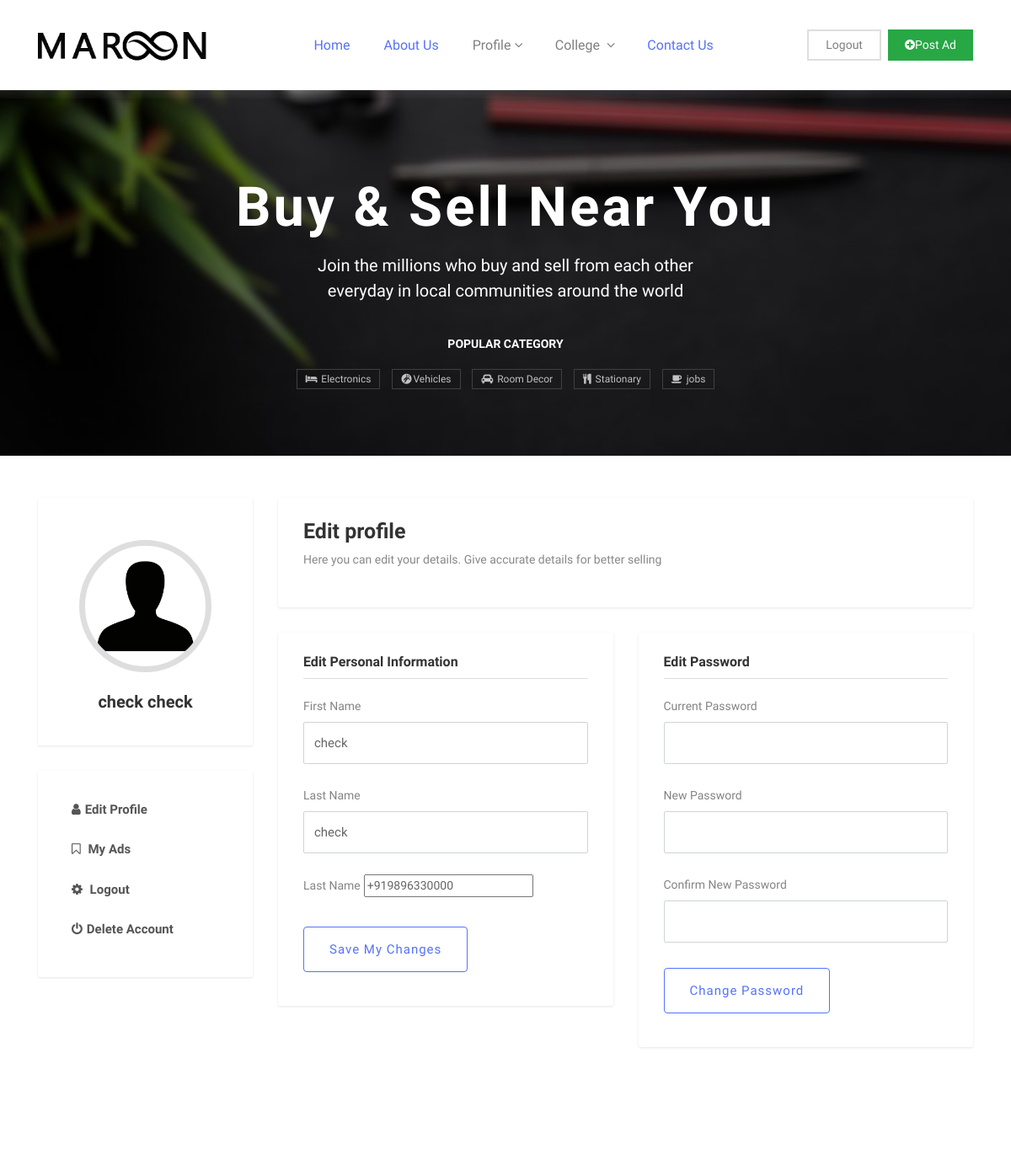
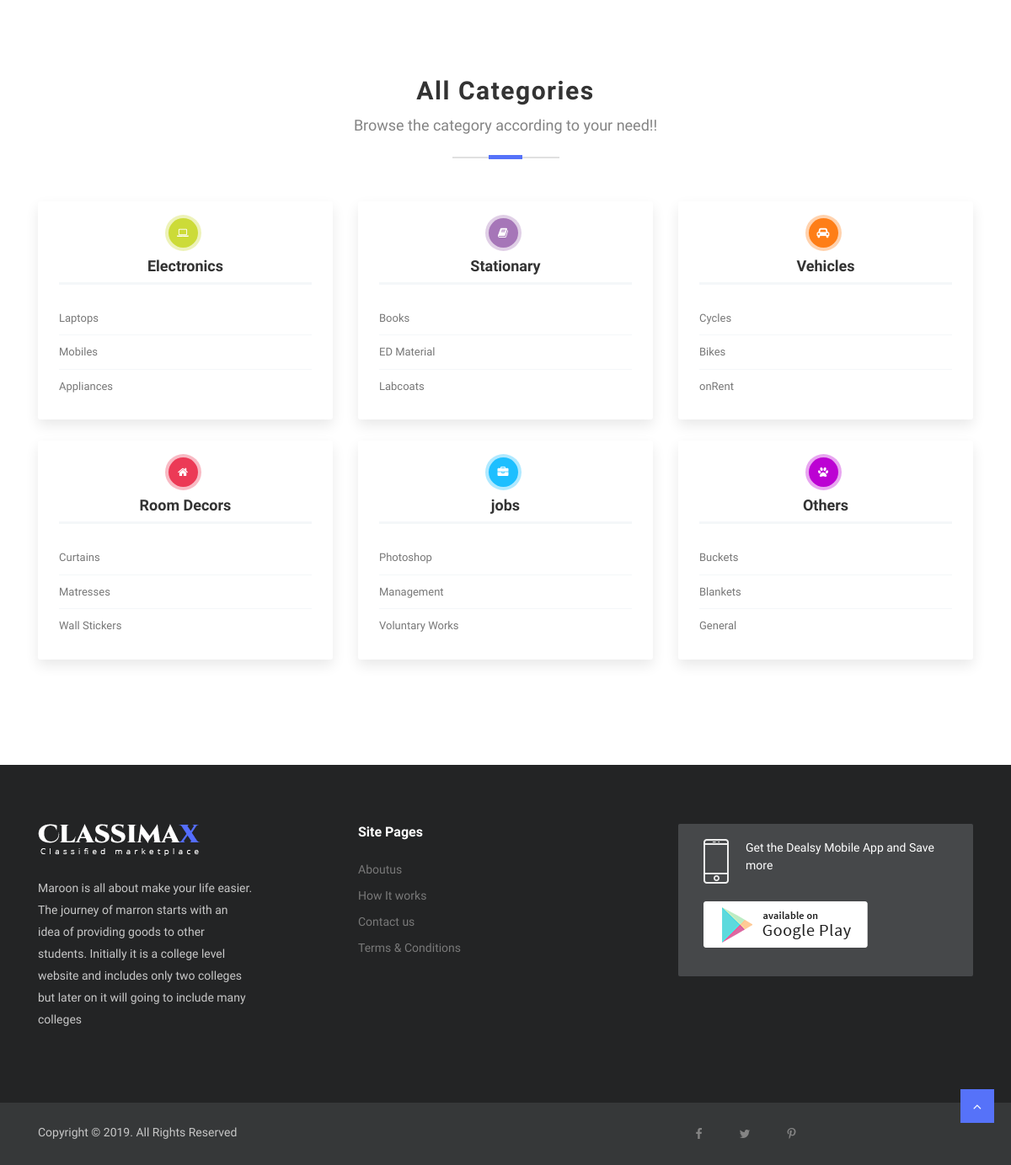
Page /accounts/profile/update/ (signed in) on the committed database (2 pictures, top to bottom).
### accounts/models.py (models this page shows, shortened)
class User(AbstractBaseUser):
    email = models.EmailField(
        verbose_name='email address',
        max_length=255,
        unique=True,
    )
    college_name = models.CharField(max_length=20, choices=COLLEGE_CHOICES, default='')
    phone = PhoneNumberField(unique = True, null=True, blank = False, region = 'IN', max_length = 13)
    first_name = models.CharField( max_length=20 , null = True, blank = False)
    last_name = models.CharField(max_length = 20 , null = True, blank = False)
    active = models.BooleanField(default=True)
    staff = models.BooleanField(default=False) # a admin user; non super-user
    admin = models.BooleanField(default=False) # a superuser
    date = models.DateTimeField(default=datetime.now, blank=True, null = True)
    USERNAME_FIELD = 'email'
    REQUIRED_FIELDS = ['first_name','last_name','college_name','phone'] # Email & Password are required by default.
    objects = UserManager()
    @property
    def is_active(self):
        return self.active

### accounts/views.py (the view)
# urls.py: path('profile/update/', views.update_user_profile, name= 'update_user_profile'),
def update_user_profile(request):
    if request.user.is_authenticated:
        phone = request.user.phone
        first_name = request.user.first_name
        last_name = request.user.last_name
        print(request.method)
        if request.method == 'POST':
            form = UserEditForm(request.POST)
            print(form.is_valid())
            if form.is_valid():
                user_info = request.user
                user_info.first_name = form.cleaned_data['first_name']
                user_info.last_name = form.cleaned_data['last_name']
                new_phone = form.cleaned_data['phone']
                if new_phone!=phone:
                    phone_list = User.objects.all()
                    print(phone_list)
                    for x in phone_list:
                        if new_phone == x.phone:
                            messages.error(request, 'Phone Number already exists.')
                            return render(request, 'update.html', {'form': form})
                request.user.phone = new_phone
                try:
                    request.user.save()
                except:
                    return render(request, 'update.html', {'form': form})
                return redirect('accounts:profile')
        else:
            form = UserEditForm(initial={'phone':phone, 'first_name':first_name , 'last_name':last_name})
        return render(request, 'update.html', {'form': form})
    else:
        return redirect('accounts:login')

### accounts/forms.py
class UserEditForm(forms.ModelForm):
    class Meta:
        model=User
        fields = [ 'first_name','last_name']
    first_name = forms.CharField(widget=forms.TextInput(attrs={'placeholder':'Firstname','class': 'form-control'}))
    last_name  = forms.CharField(widget=forms.TextInput(attrs={'placeholder':'Lastname','class': 'form-control'}))
    last_name  = forms.CharField(widget=forms.TextInput(attrs={'placeholder':'Lastname','class': 'form-control'}))
    phone = PhoneNumberField(region = 'IN', max_length = 13,widget = forms.TextInput(attrs={'placeholder':'request.user.phone','class': 'border p-3 w-100 my-2'}))

### templates/update.html (shortened to what this page needs)
{% extends "base.html" %}
{% load static %}
{% block content %}
<section class="user-profile section">
	<div class="container">
		<div class="row">
			<div class="col-md-10 offset-md-1 col-lg-3 offset-lg-0">
				<div class="sidebar">
					<div class="widget user">
						<div class="image d-flex justify-content-center">
							<img src="{% static 'images/user.png'%}" alt="" class="">
						</div>
						<h5 class="text-center">{{user.first_name}} {{user.last_name}}</h5>
					</div>
                    <div class="widget user-dashboard-menu">
                         <ul>
                    <li  ><a href="{% url 'accounts:update_user_profile'%}"><i class="fa fa-user active"></i>Edit Profile </a></li>
                            <li ><a href="{% url 'accounts:myads'%}"><i class="fa fa-bookmark-o"></i> My Ads</a></li>
                            <li><a href="" data-toggle="modal" data-target="#logoutaccount"><i class="fa fa-cog"></i> Logout</a></li>
                            <li><a href="" data-toggle="modal" data-target="#deleteaccount"><i class="fa fa-power-off"></i>Delete
                  Account</a></li>
                    </ul>
          </div>
				</div>
			</div>
			<div class="col-md-10 offset-md-1 col-lg-9 offset-lg-0">
				<div class="widget welcome-message">
					<h2>Edit profile</h2>
					<p>Here you can edit your details. Give accurate details for better selling</p>
				</div>
				<div class="row">
					<div class="col-lg-6 col-md-6">
						<div class="widget personal-info">
							<h3 class="widget-header user">Edit Personal Information</h3>
							<form method = "POST">{% csrf_token %}
								<div class="form-group">
									<label for="first-name">First Name</label>
									{{form.first_name}}
								</div>
								<div class="form-group">
									<label for="last-name">Last Name</label>
									{{form.last_name}}
								</div>
																<div class="form-group">
									<label for="last-name">Last Name</label>
									{{form.phone}}
								</div>
								<button type="submit" name="submitname" class="btn btn-transparent">Save My Changes</button>
							</form>
						</div>
					</div>
					<div class="col-lg-6 col-md-6">
					<div class="widget change-password">
						<h3 class="widget-header user">Edit Password</h3>
						<form action="#">
							<div class="form-group">
								<label for="current-password">Current Password</label>
								<input type="password" class="form-control" id="current-password">
							</div>
							<div class="form-group">
								<label for="new-password">New Password</label>
								<input type="password" class="form-control" id="new-password">
							</div>
							<div class="form-group">
								<label for="confirm-password">Confirm New Password</label>
								<input type="password" class="form-control" id="confirm-password">
							</div>
							<button class="btn btn-transparent">Change Password</button>
						</form>
					</div>
					</div>
				</div>
			</div>
		</div>
	</div>
</section>
{% endblock content %}

### static/css/style.css (style rules this page uses)
body { line-height: 1.5; font-family: "Muli", sans-serif; }
p, li, input, select, button { font-family: "Muli", sans-serif; color: #666; font-size: 14px; font-weight: 400; }
h1, h2, h3, h4, h5, h6 { font-family: "Muli", sans-serif; font-weight: 600; color: #333; }
p { color: #666; }
h2 { font-size: 25px; }
h3 { font-size: 20px; }
p { color: #888; }
label { font-size: 14px; letter-spacing: 0; color: #848484; }
ol, ul { margin: 0; padding: 0; list-style: none; }
a { transition: all .3s ease-in 0s; color: #000; }
.form-control { border-radius: 2px; height: 50px; background-color: transparent; color: #666; box-shadow: none; font-size: 15px; }
button { cursor: pointer; }
.section { padding: 100px 0; }
.user-profile, .dashboard { padding-top: 50px; }
.btn { font-size: 15px; letter-spacing: 1px; display: inline-block; padding: 15px 30px; border-radius: 4px; }
.btn-transparent { background: transparent; color: #5672f9; border: 1px solid #5672f9; }
.user-dashboard-menu li { margin-bottom: 5px; }
.user-dashboard-menu li a { padding: 10px; font-size: 15px; display: block; font-weight: 600; color: #555; }
.user-dashboard-menu li a i { margin-right: 5px; }
.widget { background: #fff; box-shadow: 0px 1px 3px 0px rgba(0, 0, 0, 0.1); padding: 25px 30px 30px; margin-bottom: 30px; border-radius: 2px; }
.widget .widget-header { display: block; font-size: 16px; font-weight: 600; margin-bottom: 20px; padding-bottom: 10px; border-bottom: 1px solid #dedede; }
.widget.user { padding-top: 50px; }
.widget.user .image img { width: 157px; height: 157px; border-radius: 100%; border: 7px solid #dedede; }
.widget.user h5 { font-size: 20px; margin-top: 23px; font-weight: bold; margin-bottom: 10px; }
.widget.personal-info .form-group, .widget.change-password .form-group, .widget.change-email .form-group { margin-bottom: 25px; }
.widget.personal-info button, .widget.change-password button, .widget.change-email button { margin-top: 5px; margin-bottom: 10px; }

### rows in the picture
User: first_name "check", last_name "check", phone "+919896330000"
